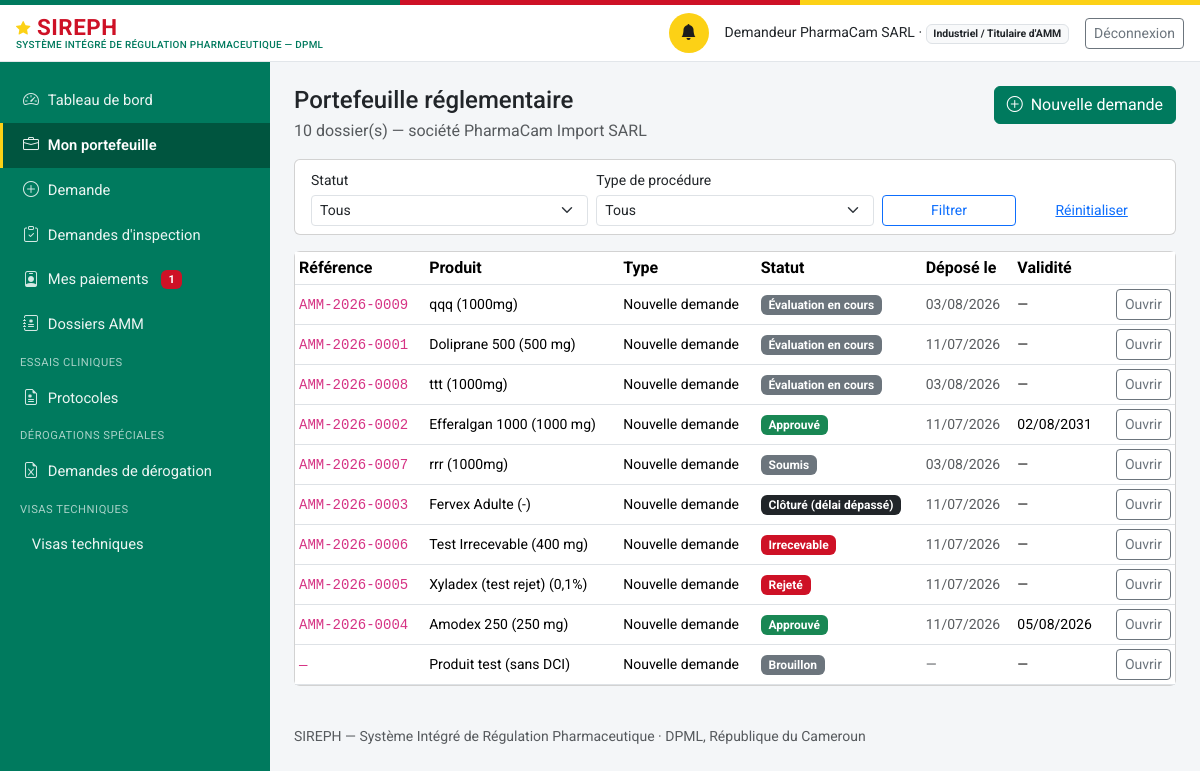
The app's page /industriel/portefeuille (signed in), older data.
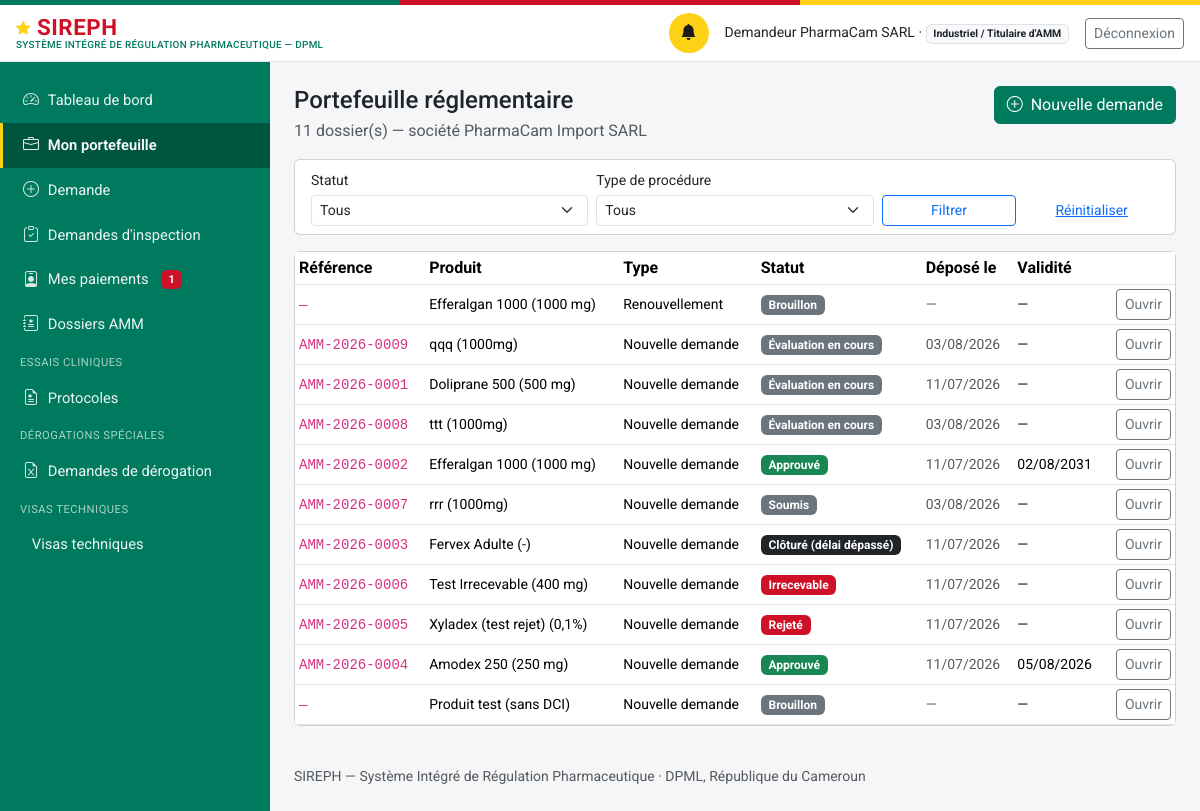
The same page, newer data.
### models.py (models this page shows, shortened)
class Personne(db.Model):
    id = db.Column(db.Integer, primary_key=True)
    nom_complet = db.Column(db.String(200), nullable=False)
    email = db.Column(db.String(150), unique=True, nullable=False)  # identifiant de connexion
    password_hash = db.Column(db.String(255), nullable=False)
    role_systeme = db.Column(db.String(50), nullable=False)
    etablissement_rattachement_id = db.Column(db.Integer, db.ForeignKey("etablissement.id"), nullable=True)
    contact = db.Column(db.String(200))
    statut_compte = db.Column(db.String(20), nullable=False, default="actif")
    date_creation = db.Column(db.DateTime, default=datetime.utcnow)
    etablissement = db.relationship("Etablissement", foreign_keys=[etablissement_rattachement_id])
    @property
    def role_label(self):
        from permissions import ROLES
        return ROLES.get(self.role_systeme, self.role_systeme)
    @property
    def niveau(self):
        from permissions import niveau
        return niveau(self)
    @property
    def est_externe(self):
        from permissions import est_externe
        return est_externe(self.role_systeme)

class Etablissement(db.Model):
    id = db.Column(db.Integer, primary_key=True)
    raison_sociale = db.Column(db.String(255), nullable=False)
    type = db.Column(db.String(40), nullable=False)
    adresse = db.Column(db.String(500))
    latitude = db.Column(db.Float, nullable=True)   # géolocalisation — exploité par le futur module RI
    longitude = db.Column(db.Float, nullable=True)
    statut_licence = db.Column(db.String(20), nullable=False, default="en_instruction")
    date_expiration_licence = db.Column(db.Date, nullable=True)
    pharmacien_responsable_id = db.Column(db.Integer, db.ForeignKey("personne.id"), nullable=True)
    categorie_activite = db.Column(db.String(30), nullable=True)
    pharmacien_responsable = db.relationship("Personne", foreign_keys=[pharmacien_responsable_id])

class DossierAMM(db.Model):
    id = db.Column(db.Integer, primary_key=True)
    numero = db.Column(db.String(30), unique=True, nullable=True)  # AMM-{annee}-{seq4}, attribué au dépôt
    produit_id = db.Column(db.Integer, db.ForeignKey("produit.id"), nullable=False)
    type_procedure = db.Column(db.String(20), nullable=False, default="nouvelle_demande")
    demandeur_id = db.Column(db.Integer, db.ForeignKey("personne.id"), nullable=False)
    statut = db.Column(db.String(30), nullable=False, default="brouillon")
    date_depot = db.Column(db.DateTime, nullable=True)
    date_decision = db.Column(db.DateTime, nullable=True)
    module_ctd_1_json = db.Column(db.Text, default="{}")
    module_ctd_2_json = db.Column(db.Text, default="{}")
    module_ctd_3_json = db.Column(db.Text, default="{}")
    module_ctd_4_json = db.Column(db.Text, default="{}")
    module_ctd_5_json = db.Column(db.Text, default="{}")
    motif_decision = db.Column(db.Text, nullable=True)
    date_validite_amm = db.Column(db.Date, nullable=True)
    date_limite_reponse_complement = db.Column(db.DateTime, nullable=True)
    date_limite_retrait_document = db.Column(db.Date, nullable=True)  # décision favorable uniquement
    checklist_recevabilite = db.Column(db.JSON, default=dict)
    representant_local_nom = db.Column(db.String(200), nullable=True)
    representant_local_contact = db.Column(db.String(200), nullable=True)
    date_creation = db.Column(db.DateTime, default=datetime.utcnow)
    date_maj = db.Column(db.DateTime, default=datetime.utcnow, onupdate=datetime.utcnow)
    demandeur = db.relationship("Personne", foreign_keys=[demandeur_id])
    avis = db.relationship("AvisEvaluationMA", backref="dossier", lazy="dynamic",
                            order_by="AvisEvaluationMA.date_creation",
                            cascade="all, delete-orphan")
    module_ctd_1 = property(lambda self: self._ctd_get(1), lambda self, v: self._ctd_set(1, v))
    module_ctd_2 = property(lambda self: self._ctd_get(2), lambda self, v: self._ctd_set(2, v))
    module_ctd_3 = property(lambda self: self._ctd_get(3), lambda self, v: self._ctd_set(3, v))
    module_ctd_4 = property(lambda self: self._ctd_get(4), lambda self, v: self._ctd_set(4, v))
    module_ctd_5 = property(lambda self: self._ctd_get(5), lambda self, v: self._ctd_set(5, v))

class Produit(db.Model):
    id = db.Column(db.Integer, primary_key=True)
    denomination_commune_internationale = db.Column(db.String(300), nullable=False, default="")
    nom_commercial = db.Column(db.String(300), nullable=False, default="")
    forme_pharmaceutique = db.Column(db.String(150), nullable=False, default="")
    dosage = db.Column(db.String(150))
    categorie = db.Column(db.String(30), nullable=False, default="medicament")
    nature = db.Column(db.String(30), nullable=True)
    fabricant_id = db.Column(db.Integer, db.ForeignKey("etablissement.id"), nullable=True)
    titulaire_amm_id = db.Column(db.Integer, db.ForeignKey("etablissement.id"), nullable=True)
    pays_origine = db.Column(db.String(150))
    statut_amm_courant = db.Column(db.String(20), nullable=False, default="aucune")
    date_creation = db.Column(db.DateTime, default=datetime.utcnow)
    est_mitm = db.Column(db.Boolean, nullable=False, default=False)
    disponibilite_declaree = db.Column(db.String(20), nullable=True)  # disponible | rupture
    composition_integrale = db.Column(db.Text, nullable=True)
    classe_therapeutique = db.Column(db.String(300), nullable=True)
    indications_therapeutiques = db.Column(db.Text, nullable=True)
    voie_administration = db.Column(db.String(150), nullable=True)
    duree_stabilite = db.Column(db.String(100), nullable=True)
    prix_grossiste_ht = db.Column(db.Integer, nullable=True)  # XAF, hors taxe
    fabricant = db.relationship("Etablissement", foreign_keys=[fabricant_id])
    titulaire_amm = db.relationship("Etablissement", foreign_keys=[titulaire_amm_id])
    dossiers = db.relationship("DossierAMM", backref="produit", lazy="dynamic",
                                foreign_keys="DossierAMM.produit_id")
    @property
    def libelle(self):
        base = self.nom_commercial or self.denomination_commune_internationale or f"Produit #{self.id}"
        if self.dosage:
            return f"{base} ({self.dosage})"
        return base

### routes_industriel.py (the view)
@bp.route("/portefeuille")
@login_required
def portefeuille():
    u = _verifier_profil()
    statut = request.args.get("statut", "").strip()
    type_proc = request.args.get("type", "").strip()
    q = esp.dossiers_de_la_societe(u)
    if statut:
        q = q.filter(DossierAMM.statut == statut)
    if type_proc:
        q = q.filter(DossierAMM.type_procedure == type_proc)
    return render_template(
        "industriel/portefeuille.html", u=u,
        dossiers=q.order_by(DossierAMM.date_maj.desc()).all(),
        statut=statut, type_proc=type_proc,
        STATUTS=wf.STATUTS, TYPES=wf.TYPES_PROCEDURE)

### templates/industriel/portefeuille.html (shortened to what this page needs)
{% extends "base.html" %}
{% block content %}
<div class="d-flex justify-content-between align-items-start flex-wrap gap-2 mb-3">
  <div>
    <h1 class="h4 mb-1">Portefeuille réglementaire</h1>
    <p class="text-muted mb-0">
      {{ dossiers|length }} dossier(s) — société
      {{ u.etablissement.raison_sociale if u.etablissement else u.nom_complet }}
    </p>
  </div>
  <a class="btn btn-primary" href="{{ url_for('industriel.nouvelle_demande') }}">
    <i class="bi bi-plus-circle me-1"></i> Nouvelle demande</a>
</div>
<div class="card mb-3">
  <div class="card-body py-2">
    <form method="get" class="row g-2 align-items-end">
      <div class="col-md-4">
        <label class="form-label small mb-1" for="statut">Statut</label>
        <select class="form-select form-select-sm" id="statut" name="statut">
          <option value="">Tous</option>
        </select>
      </div>
      <div class="col-md-4">
        <label class="form-label small mb-1" for="type">Type de procédure</label>
        <select class="form-select form-select-sm" id="type" name="type">
          <option value="">Tous</option>
        </select>
      </div>
      <div class="col-md-2">
        <button class="btn btn-sm btn-outline-primary w-100">Filtrer</button>
      </div>
      <div class="col-md-2">
        <a class="btn btn-sm btn-link w-100"
           href="{{ url_for('industriel.portefeuille') }}">Réinitialiser</a>
      </div>
    </form>
  </div>
</div>
<div class="card">
  {% if dossiers %}
  <div class="table-responsive">
    <table class="table table-sm mb-0 align-middle">
      <thead><tr>
        <th>Référence</th><th>Produit</th><th>Type</th><th>Statut</th>
        <th>Déposé le</th><th>Validité</th><th></th>
      </tr></thead>
      <tbody>
      {% for d in dossiers %}
        <tr>
          <td><code>{{ d.numero or '—' }}</code></td>
          <td class="small">{{ d.produit.libelle if d.produit else '—' }}</td>
          <td class="small">{{ TYPES.get(d.type_procedure, d.type_procedure) }}</td>
          <td>
            {% if d.statut == 'approuve' %}
              <span class="badge bg-success">{{ STATUTS[d.statut] }}</span>
            {% elif d.statut in ('rejete', 'irrecevable') %}
              <span class="badge bg-danger">{{ STATUTS[d.statut] }}</span>
            {% elif d.statut == 'complement_requis' %}
              <span class="badge bg-warning text-dark">{{ STATUTS[d.statut] }}</span>
            {% elif d.statut == 'cloture_delai_depasse' %}
              <span class="badge bg-dark">{{ STATUTS[d.statut] }}</span>
            {% else %}
              <span class="badge bg-secondary">{{ STATUTS.get(d.statut, d.statut) }}</span>
            {% endif %}
          </td>
          <td class="small text-muted">
            {{ d.date_depot.strftime('%d/%m/%Y') if d.date_depot else '—' }}</td>
          <td class="small">
            {{ d.date_validite_amm.strftime('%d/%m/%Y') if d.date_validite_amm else '—' }}</td>
          <td class="text-end">
            <a class="btn btn-sm btn-outline-secondary" href="/dossiers/{{ d.id }}">
              Ouvrir</a>
          </td>
        </tr>
      {% endfor %}
      </tbody>
    </table>
  </div>
  {% else %}
  <div class="card-body text-muted">Aucun dossier ne correspond à ces critères.</div>
  {% endif %}
</div>
{% endblock %}

### templates/base.html (shortened to what this page needs)
<!doctype html>
<html lang="fr">
<head>
<link href="https://cdn.jsdelivr.net/npm/bootstrap@5.3.3/dist/css/bootstrap.min.css" rel="stylesheet">
<link href="https://cdn.jsdelivr.net/npm/bootstrap-icons@1.11.3/font/bootstrap-icons.css" rel="stylesheet">
<link href="{{ url_for('static', filename='css/style.css') }}" rel="stylesheet">
</head>
<body>
<div class="sireph-flagbar" aria-hidden="true"><span></span><span></span><span></span></div>
<header class="sireph-topbar">
  <div class="container-fluid px-3 py-2 d-flex align-items-center justify-content-between">
    <div class="d-flex align-items-center gap-2">
      <a class="sireph-brand" href="{{ current_user and url_for('dashboard') or url_for('login') }}">
        <i class="bi bi-star-fill"></i> SIREPH
        <small>Système Intégré de Régulation Pharmaceutique — DPML</small>
      </a>
    </div>
    {% if current_user %}
    <div class="d-flex align-items-center gap-3">
      <a href="{{ url_for('notifications_liste') }}" class="sireph-icon-btn" title="Notifications" aria-label="Notifications">
        <i class="bi bi-bell-fill"></i>
      </a>
      <span class="small d-none d-md-inline">{{ current_user.nom_complet }} ·
        <span class="badge bg-light text-dark border">{{ current_user.role_label }}</span></span>
      <a href="{{ url_for('logout') }}" class="btn btn-sm btn-outline-secondary">Déconnexion</a>
    </div>
    {% endif %}
  </div>
</header>
<div class="sireph-layout">
  {% if current_user %}
  <nav id="sireph-sidebar" class="offcanvas-lg offcanvas-start sireph-sidebar" tabindex="-1"
       aria-label="Navigation principale">
    <div class="offcanvas-body d-flex flex-column p-0">
      <ul class="nav nav-pills flex-column">
        <li class="nav-item">
          <a class="nav-link {{ 'active' if request.path == '/' }}" href="{{ url_for('dashboard') }}">
            <i class="bi bi-speedometer2"></i> Tableau de bord</a>
        </li>
        {% if current_user.role_systeme == "demandeur_externe" %}
        <li class="nav-item">
          <a class="nav-link {{ 'active' if request.path == '/industriel/portefeuille' }}"
             href="{{ url_for('industriel.portefeuille') }}">
            <i class="bi bi-briefcase"></i> Mon portefeuille</a>
        </li>
        <li class="nav-item">
          <a class="nav-link {{ 'active' if request.path.startswith('/demandes') }}"
             href="{{ url_for('demandes.accueil') }}">
            <i class="bi bi-plus-circle"></i> Demande</a>
        </li>
        <li class="nav-item">
          <a class="nav-link {{ 'active' if request.path.startswith('/industriel/inspections') }}"
             href="{{ url_for('industriel.inspections') }}">
            <i class="bi bi-clipboard-check"></i> Demandes d'inspection</a>
        </li>
        {% endif %}
        {% if current_user.est_externe %}
        <li class="nav-item">
          <a class="nav-link {{ 'active' if request.path == '/mon-espace' }}"
             href="{{ url_for('profils.mon_espace') }}">
            <i class="bi bi-person-badge"></i> Mes paiements
            {%- if paiements_dus %}
            <span class="badge bg-danger ms-1">{{ paiements_dus }}</span>
            {%- endif %}
          </a>
        </li>
        {% endif %}
        {% if current_user.role_systeme != "demandeur_externe" or demandeur_a_amm %}
        <li class="nav-item">
          <a class="nav-link {{ 'active' if '/dossiers' in request.path }}" href="{{ url_for('dossiers_registre') }}">
            <i class="bi bi-journal-medical"></i> Dossiers AMM</a>
        </li>
        {% endif %}
        {% if current_user.role_systeme in ("administrateur_dpml", "agent_dros", "directeur_dpml") or (current_user.role_systeme == "demandeur_externe" and demandeur_a_ct) %}
        <div class="sireph-sidebar-section">Essais cliniques</div>
        <li class="nav-item">
          <a class="nav-link {{ 'active' if request.path == url_for('ct.registre') }}" href="{{ url_for('ct.registre') }}">
            <i class="bi bi-file-earmark-medical"></i> Protocoles</a>
        </li>
        {% endif %}
        {% if current_user.role_systeme in ("administrateur_dpml", "directeur_dpml") or (current_user.role_systeme == "demandeur_externe" and demandeur_a_derogations) %}
        <div class="sireph-sidebar-section">Dérogations spéciales</div>
        <li class="nav-item">
          <a class="nav-link {{ 'active' if request.path == url_for('derogation.registre') }}" href="{{ url_for('derogation.registre') }}">
            <i class="bi bi-file-earmark-excel"></i> Demandes de dérogation</a>
        </li>
        {% endif %}
        {% if current_user.role_systeme in ("administrateur_dpml", "directeur_dpml") or (current_user.role_systeme == "demandeur_externe" and demandeur_a_visas) %}
        <div class="sireph-sidebar-section">Visas techniques</div>
        <li class="nav-item">
          <a class="nav-link {{ 'active' if request.path == url_for('visas.registre') }}" href="{{ url_for('visas.registre') }}">
             Visas techniques</a>
        </li>
        {% endif %}
      </ul>
    </div>
  </nav>
  {% endif %}
  <main id="contenu-principal" class="sireph-content">
    {% block content %}{% endblock %}
    <footer class="text-muted small py-4 mt-3">
      SIREPH — Système Intégré de Régulation Pharmaceutique · DPML, République du Cameroun
    </footer>
  </main>
</div>
</body>
</html>

Row changes from the older to the newer data that the page shows:
added DossierAMM: numero "—", produit "Efferalgan 1000 (1000 mg)", get "Renouvellement", get "Brouillon", date_depot "—", date_validite_amm "—"
Text that changed along with them:
{{ dossiers|length }}: "10" → "11"
